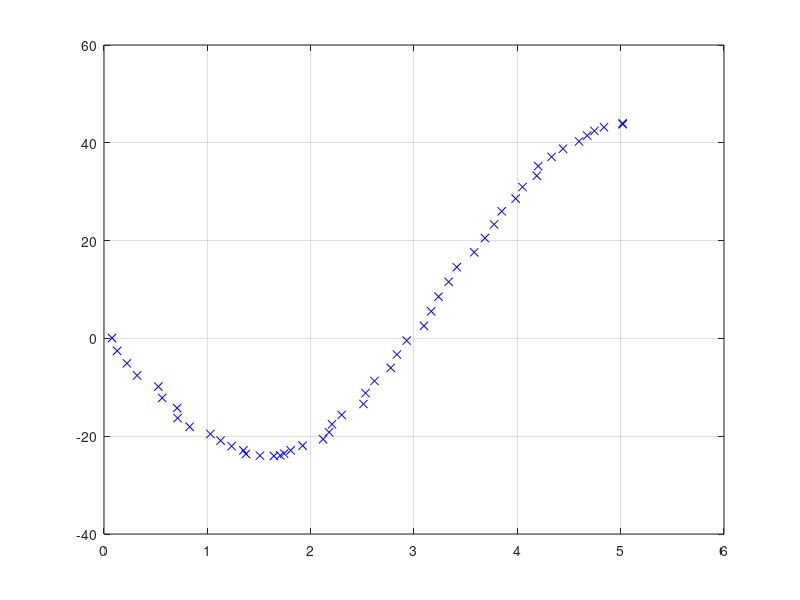

Write MATLAB code to recreate this figure. (Note: this script raises an error after producing the figure.)
%% Autonomous Robots Particle Filter
% Predict Step
close all;
clear all;
clc;

%% Spoofed State and Odom Data

points = 10;

x = 0:0.5:5;
y = 0:0.1:max(x);
state = zeros(length(x),3);
odom = zeros(length(y),3);
var = rand(1,length(y)).*0.15;


% State
for i = 1:length(x)
    state(i,1) = x(i);
    state(i,2) = x(i)^2 - x(i) - 25*sin(x(i));
    if (i == 1)
        state(i,3) =0;
    else
        state(i,3) = tan(state(i,1)/state(i,2));
    end
end



% Odom
for j = 1:length(y)
    odom(j,1) = y(j)+var(j);
    odom(j,2) = y(j)^2 - y(j) - 25*sin(y(j)) + var(j);
    if (j == 1)
        odom(j,3) =0;
    else
        odom(j,3) = tan(odom(j,1)/odom(j,2));
    end
end

plot(odom(:,1),odom(:,2),"bx");
hold on;
grid on;

%% Initialize

init = 50; % particles
particles{1,length(odom)} = zeros(init,3);
for t = 1:length(odom)
    particles{1,t} = zeros(init,3);
end

for k = 1:init
    particles{1,1}(k,1) = state(1,1) + rng_Gaussian(-0.1,0.1,1);
    particles{1,1}(k,2) = state(1,2) + rng_Gaussian(-0.5,0.5,1);
    particles{1,1}(k,3) = state(1,3) + rng_Gaussian(-0.1,0.1,1);
    plot(particles{1,1}(:,1),particles{1,1}(:,2),'o', 'MarkerFaceColor', 'y');
end
pause(7);
hold on;

%% Predict
h = animatedline('Color','r','Marker','o','MarkerFaceColor','r');
a1 = 1;
a2 = 1;
a3 = 1;
a4 = 1;

for f =1:length(odom)-1
    for e = 1:init-1
        del_x = odom(f+1,1) - odom(f,1);
        del_y = odom(f+1,2) - odom(f,2);
        del_theta = get_angle_diff(odom(f+1,3),odom(f,3));
        del_trans = sqrt(del_x^2 + del_y^2)
        
        
        % Convert to Map Coordinates
        rotation_angle = get_angle_diff(particles{1,f}(e,3), odom(f,3));
        
        % Rotate Previous Odom about Last Known Particle Location
        map_frame_del_x = del_x*cos(rotation_angle) - del_y*sin(rotation_angle);
        map_frame_del_y = del_x*cos(rotation_angle) + del_y*sin(rotation_angle);
        map_frame_del_trans = sqrt(map_frame_del_x^2 + map_frame_del_y^2);
        
        % Add Variance to deltas
        del_x_hat = map_frame_del_x + rng_Gaussian(-(a1*map_frame_del_trans + a2*abs(del_theta)),(a1*map_frame_del_trans + a2*abs(del_theta)),1);
        del_y_hat = map_frame_del_y + rng_Gaussian(-(a1*map_frame_del_trans + a2*abs(del_theta)),(a1*map_frame_del_trans + a2*abs(del_theta)),1);
        del_theta_hat = del_theta + rng_Gaussian(-( a3*map_frame_del_trans + a4*abs(del_theta) ),( a3*map_frame_del_trans + a4*abs(del_theta) ),1);

        particles{1,f}((e+1),1) = particles{1,f}(e,1) + del_x_hat;
        particles{1,f}((e+1),2) = particles{1,f}(e,1) + del_y_hat;
        particles{1,f}((e+1),3) = particles{1,f}(e,1) + del_theta_hat;
    end
    
    plot(particles{1,f}(:,1),particles{1,f}(:,2),'go');
    
    if (rem(f,5) == 0)
        addpoints(h,state(f/5,1),state(f/5,2));
        drawnow
    end
    hold on;
    pause(0.5);
    
end
addpoints(h,state(11,1),state(11,2));
drawnow
% frank = rng_Gaussian(0,0,1)

%%
% 
% axis([0,4*pi,-1,1])
% 
% x = linspace(0,4*pi,1000);
% y = sin(x);
% for k = 1:length(x)
%     addpoints(h,x(k),y(k));
%     drawnow
% end

%% Functions
function [theta]=get_angle_diff(a, b)
  theta = a-b;
  if (theta < -pi())
    while (theta < -pi())
        theta = theta + 2*pi();
    end
  elseif (theta > pi())
    while (theta > pi())
        theta = theta - 2*pi();
    end
  end
end
 
function [rand_num] = rng_Gaussian(min,max,length)
    rand_num = min + (max+max)*rand(length,1);
end
